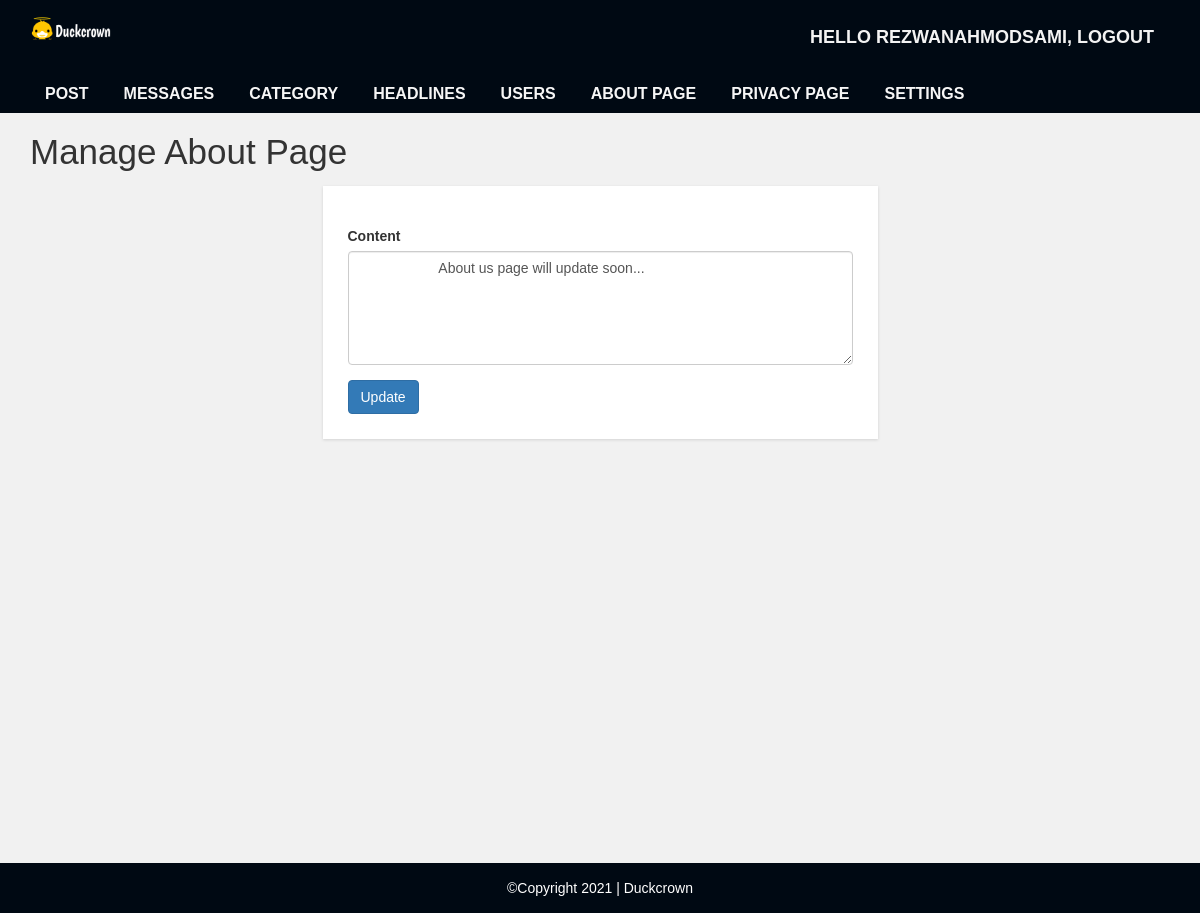
The app's page /admin/manage-about.php (signed in) with its own data.
### tables this page shows
CREATE TABLE `settings` (
  `id` int(11) NOT NULL,
  `websitename` varchar(60) NOT NULL,
  `logo` varchar(50) NOT NULL,
  `footerdesc` varchar(255) NOT NULL
);

CREATE TABLE `about` (
  `id` int(11) NOT NULL,
  `about` text NOT NULL
);

### admin/manage-about.php (the view, shortened to what this page needs)
<?php include "header.php";
?>
<div id="admin-content">
  <div class="container">
  <div class="row">
    <div class="col-md-12">
        <h1 class="admin-heading">Manage About Page</h1>
    </div>
    <div class="col-md-offset-3 col-md-6">
      <?php
      $content = '';
        include "config.php";
        $sql = "select * from about";
        $result = mysqli_query($conn, $sql) or die("Query Failed.");
        if(mysqli_num_rows($result) < 1){
           if (isset($_POST['submit'])) {
            $id =  mysqli_real_escape_string($conn, $_POST['post_id']);
            $content =  mysqli_real_escape_string($conn, $_POST['postdesc']);
            $insert_content = "insert into about(about) values('$content')";
            $query = mysqli_query($conn, $insert_content);
            if ($query) {
               header("location: manage-about.php");
               die();
            }
        }
      }else{
          while($row = mysqli_fetch_assoc($result)) {
            $content = $row['about'];
         }
       }
      ?>
        <form action="#" method="POST" enctype="multipart/form-data" autocomplete="off">
            <div class="form-group">
                <label for="exampleInputPassword1"> Content</label>
                <textarea name="postdesc" class="form-control"  required rows="5">
                    <?php echo $content; ?>
                </textarea>
            </div>
            <input type="submit" name="submit" class="btn btn-primary" value="Update" />
        </form>
      </div>
    </div>
  </div>
</div>
<?php include "footer.php"; ?>

### admin/header.php (shortened to what this page needs)
<!DOCTYPE html>
<html lang="en">
    <head>
        <link rel="stylesheet" href="../css/bootstrap.min.css" />
        <link rel="stylesheet" href="../css/font-awesome.css">
        <link rel="stylesheet" href="../css/style.css">
    </head>
    <body>
        <div id="header-admin">
            <div class="container">
                <div class="row">
                    <div class="col-md-2">
                    <?php
                include "config.php";
                $sql = "SELECT * FROM settings";
                $result = mysqli_query($conn, $sql) or die("Query Failed.");
                if(mysqli_num_rows($result) > 0){
                  while($row = mysqli_fetch_assoc($result)) {
                    if($row['logo'] == ""){
                      echo '<a href="post.php"><h1>'.$row['websitename'].'</h1></a>';
                    }else{
                      echo '<a href="post.php"><img class="logo" src="../images/'. $row['logo'] .'"></a>';
                    }
                  }
                }
                ?>
                    </div>
                    <div class="col-md-offset-6  col-md-4 text-white">
                        <a href="logout.php" class="admin-logout">Hello <?php echo $_SESSION["username"]; ?>, logout</a>
                    </div>
                </div>
            </div>
        </div>
        <div id="admin-menubar">
            <div class="container">
                <div class="row">
                    <div class="col-md-12">
                       <ul class="admin-menu">
                            <li>
                                <a href="post.php">Post</a>
                            </li>
                            <?php
                              if($_SESSION["user_role"] == '1'){
                            ?>
                            <li>
                                <a href="message.php">Messages</a>
                            </li>
                            <li>
                                <a href="category.php">Category</a>
                            </li>
                            <li>
                                <a href="headlines.php">Headlines</a>
                            </li>
                            <li>
                                <a href="users.php">Users</a>
                            </li>
                            <li>
                                <a href="manage-about.php">About Page</a>
                            </li>
                            <li>
                                <a href="manage-privacy.php">Privacy Page</a>
                            </li>
                            <li>
                                <a href="settings.php">Settings</a>
                            </li>
                            <?php
                              }
                            ?>
                        </ul>
                    </div>
                </div>
            </div>
        </div>

### admin/footer.php
<div id ="footer">
    <div class="container">
        <div class="row">
            <div class="col-md-12">
            <?php
                include "config.php";
                $sql = "SELECT * FROM settings";
                $result = mysqli_query($conn, $sql) or die("Query Failed.");
                if(mysqli_num_rows($result) > 0){
                  while($row = mysqli_fetch_assoc($result)) {
              ?>
                <span><?php echo $row['footerdesc']; ?></span>
              <?php
                }
              }
              ?>
            </div>
        </div>
    </div>
</div>
</body>
</html>

### css/style.css (style rules this page uses)
body { background: #f1f1f1; font-family: sans-serif,arial,Helvetica; }
a, a:hover, a:focus { text-decoration: none; outline: none; }
ul { margin:0; padding:0; list-style:none; }
img.logo { width: 50%; height: auto; display: block; }
#header-admin { background-color: #000913; padding: 15px 0; }
#header-admin .admin-logout { margin: 10px 0; color: rgb(243, 243, 243); font-size: 18px; font-weight: 600; text-transform: uppercase; display: inline-block; }
#admin-menubar { background-color: #000913; }
#admin-menubar .admin-menu { font-size: 0; }
#admin-menubar .admin-menu li { display: inline-block; margin: 0 5px 0 0; }
#admin-menubar .admin-menu li a { color: #f6f6f6; font-size: 16px; font-weight: 600; text-transform: uppercase; padding: 7px 15px; display: block; transition: all 0.3s; }
#admin-content { padding: 20px 0; min-height: 750px; }
#admin-content .admin-heading { font-size: 35px; margin: 0 0 15px; }
.text-white { color:rgb(255, 255, 255); }
form { background: rgb(255, 255, 255); padding: 25px; box-shadow:0 1px 3px rgba(0, 0, 0, 0.13); }
#footer { color: #fff; padding:15px 0; text-align:center; background-color:#000913; }

### records on screen
settings: logo (picture), footerdesc "©Copyright 2021 | Duckcrown"
about: postdesc "About us page will update soon..."

### other values on screen
$_SESSION["username"] "REZWANAHMODSAMI"
